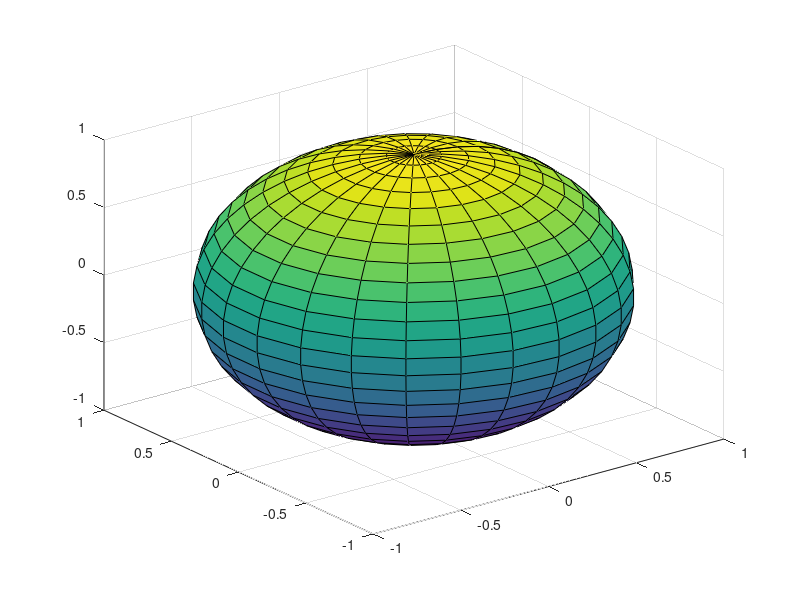

The MATLAB script that drew this image: (Note: this script raises an error after producing the figure.)
function needle
    % Sphere creation, containing 25 grids and save the values of the
    % points of the grids in 3 arrays sized n+1xn+1
    [a,b,c] = sphere(25);
    figure; surf(a,b,c);            % Drawing of the sphere
    z = [a b c];                    % Save the values of arrays in variable z
    [dx, dy] = gradient(z);         % The gradient of z is saved in dx, dy
    tilt = atan2(-dy, -dx);         % Return array tilt, same size as dx,dy
    grad = sqrt(dx.^2 + dy.^2) + eps;
    
    % Grad equals the distance of dx, dy, plus the distance eps
    slant = atan(grad);             % Slant equals the tangent of grand
    figure; needleplot(slant, tilt, 5, 2); axis('off');

end

